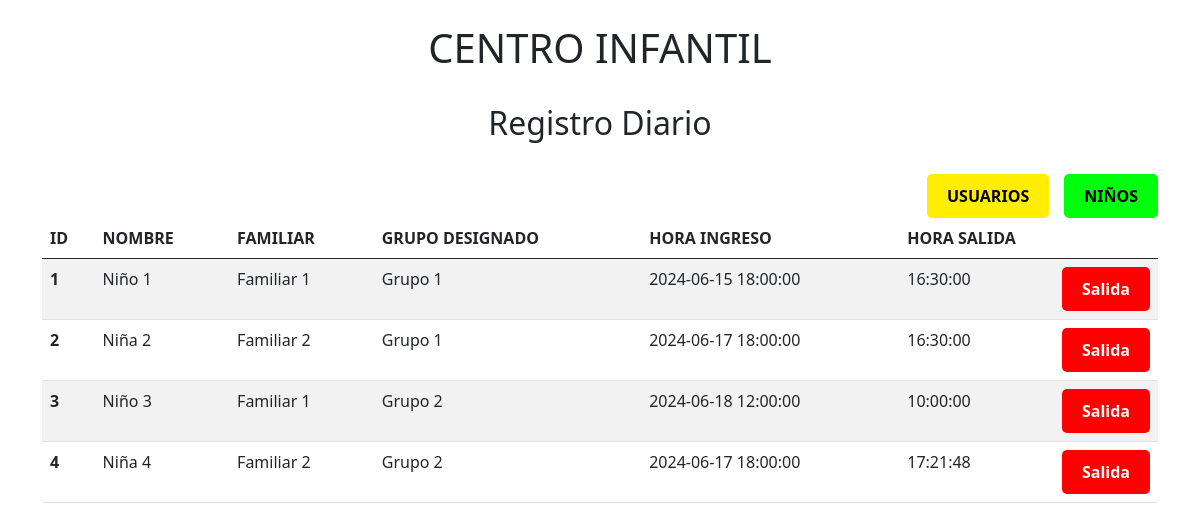
The page / on the database its author committed.
### tables this page shows
CREATE TABLE `ninos` (
  `id_ninos` int(11) NOT NULL,
  `nombre_nino` varchar(100) NOT NULL,
  `fecha_nacimiento` date NOT NULL,
  `grupo_id` int(11) DEFAULT NULL,
  `familiar_id` int(11) DEFAULT NULL
);

CREATE TABLE `usuarios` (
  `id_usuario` int(11) NOT NULL,
  `nombre_usuarios` varchar(100) NOT NULL,
  `email` varchar(100) NOT NULL,
  `password` varchar(255) NOT NULL,
  `rol` enum('administrador','educador','familiar') NOT NULL,
  `fecha_creacion` timestamp NOT NULL DEFAULT current_timestamp()
);

CREATE TABLE `grupos` (
  `id_grupo` int(11) NOT NULL,
  `nombre_grupos` varchar(100) NOT NULL,
  `educador_id` int(11) DEFAULT NULL
);

CREATE TABLE `asistencia` (
  `id_asistencia` int(11) NOT NULL,
  `nino_id` int(11) DEFAULT NULL,
  `hora_ingreso` timestamp NOT NULL DEFAULT current_timestamp() ON UPDATE current_timestamp(),
  `estado` enum('presente','ausente') NOT NULL,
  `hora_salida` time NOT NULL
);

### index.php (the view, shortened to what this page needs)
<!doctype html>
<html lang="en">
<head>
    <link href="https://cdn.jsdelivr.net/npm/bootstrap@5.0.2/dist/css/bootstrap.min.css" rel="stylesheet">
    <link rel="stylesheet" href="assets/style.css">
</head>
<body>
    <div class="container"> <br>
        <h1 class="text-center">CENTRO INFANTIL</h1> <br>
        <h2 class="text-center">Registro Diario</h2>
        <br>
        <a href="model/ninos.php" class="buton_actualizar">NIÑOS</a>
        <a href="model/usuarios.php" class="buton_insert">USUARIOS</a>
        <br>
    </div>
    <div class="container">
        <table class="table table-striped">
            <thead>
                <tr>
                    <th scope="col">ID</th>
                    <th scope="col">NOMBRE</th>
                    <th scope="col">FAMILIAR</th>
                    <th scope="col">GRUPO DESIGNADO</th>
                    <th scope="col">HORA INGRESO</th>
                    <th scope="col">HORA SALIDA</th>
                </tr>
            </thead>
            <tbody>
                <?php
                require("config/conexion.php");
                $sql = $conexion->query("SELECT n.id_ninos, n.nombre_nino AS nombre_nino, u.nombre_usuarios AS nombre_familiar, g.nombre_grupos AS nombre_grupo, a.hora_ingreso, a.hora_salida  FROM ninos n
                    JOIN usuarios u ON n.familiar_id = u.id_usuario
                    JOIN grupos g ON n.grupo_id = g.id_grupo
                    JOIN asistencia a on n.id_ninos = a.nino_id;");
                while ($resultado = $sql->fetch_assoc()) {
                ?>
                    <tr>
                        <th scope="row"> <?php echo $resultado['id_ninos']; ?> </th>
                        <td> <?php echo $resultado['nombre_nino']; ?> </td>
                        <td> <?php echo $resultado['nombre_familiar']; ?> </td>
                        <td> <?php echo $resultado['nombre_grupo']; ?> </td>
                        <td> <?php echo $resultado['hora_ingreso']; ?> </td>
                        <td> <?php echo $resultado['hora_salida']; ?>
                        <a href="./crud/salida.php ?id_s=<?php echo $resultado['id_ninos'] ?>" class="buton_salida">Salida</a>
                        </td>
                    </tr>
                <?php
                }
                ?>
            </tbody>
        </table>
    </div>
</body>
</html>

### assets/style.css (style rules this page uses)
.buton_insert { float: right; text-align: center; background-color: rgb(255, 238, 0); border-radius: 5px; padding: 10px 20px; cursor: pointer; font-size: 16px; font-weight: bold; color: black; transition: background-color 0.3s ease; text-decoration: none; }
.buton_actualizar { float: right; text-align: center; background-color: rgb(0, 255, 13); border-radius: 5px; padding: 10px 20px; cursor: pointer; font-size: 16px; font-weight: bold; color: black; transition: background-color 0.3s ease; text-decoration: none; margin-left: 15px; }
.buton_salida { float: right; text-align: center; background-color: rgb(255, 0, 0); border-radius: 5px; padding: 10px 20px; cursor: pointer; font-size: 16px; font-weight: bold; color: rgb(255, 251, 251); transition: background-color 0.3s ease; text-decoration: none; }

### rows shown on the page
ninos: id_ninos "1", nombre_nino "Niño 1", familiar.nombre_usuarios "Familiar 1", grupo.nombre_grupos "Grupo 1", asistencia.hora_ingreso "2024-06-15 18:00:00", asistencia.hora_salida "16:30:00"
ninos: id_ninos "2", nombre_nino "Niña 2", familiar.nombre_usuarios "Familiar 2", grupo.nombre_grupos "Grupo 1", asistencia.hora_ingreso "2024-06-17 18:00:00", asistencia.hora_salida "16:30:00"
ninos: id_ninos "3", nombre_nino "Niño 3", familiar.nombre_usuarios "Familiar 1", grupo.nombre_grupos "Grupo 2", asistencia.hora_ingreso "2024-06-18 12:00:00", asistencia.hora_salida "10:00:00"
ninos: id_ninos "4", nombre_nino "Niña 4", familiar.nombre_usuarios "Familiar 2", grupo.nombre_grupos "Grupo 2", asistencia.hora_ingreso "2024-06-17 18:00:00", asistencia.hora_salida "17:21:48"
